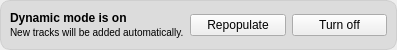
<?xml version="1.0" encoding="UTF-8"?>
<ui version="4.0">
 <class>DynamicPlaylistControls</class>
 <widget class="QWidget" name="DynamicPlaylistControls">
  <property name="geometry">
   <rect>
    <x>0</x>
    <y>0</y>
    <width>397</width>
    <height>50</height>
   </rect>
  </property>
  <property name="styleSheet">
   <string notr="true">#container {
	background: rgba(200, 200, 200, 50%);
    border-radius: 10px;
    border: 1px solid rgb(200, 200, 200, 75%);
}

#label1 {
	font-weight: bold;
}

#label2 {
	font-size: 7.5pt;
}</string>
  </property>
  <layout class="QVBoxLayout" name="verticalLayout_2">
   <property name="margin">
    <number>0</number>
   </property>
   <item>
    <widget class="QFrame" name="container">
     <property name="frameShape">
      <enum>QFrame::StyledPanel</enum>
     </property>
     <property name="frameShadow">
      <enum>QFrame::Raised</enum>
     </property>
     <layout class="QHBoxLayout" name="horizontalLayout">
      <item>
       <layout class="QVBoxLayout" name="verticalLayout">
        <property name="spacing">
         <number>0</number>
        </property>
        <item>
         <widget class="QLabel" name="label1">
          <property name="text">
           <string>Dynamic mode is on</string>
          </property>
         </widget>
        </item>
        <item>
         <widget class="QLabel" name="label2">
          <property name="text">
           <string>New tracks will be added automatically.</string>
          </property>
         </widget>
        </item>
       </layout>
      </item>
      <item>
       <widget class="QPushButton" name="repopulate">
        <property name="text">
         <string>Repopulate</string>
        </property>
       </widget>
      </item>
      <item>
       <widget class="QPushButton" name="off">
        <property name="text">
         <string>Turn off</string>
        </property>
       </widget>
      </item>
     </layout>
    </widget>
   </item>
  </layout>
 </widget>
 <resources/>
 <connections/>
</ui>
